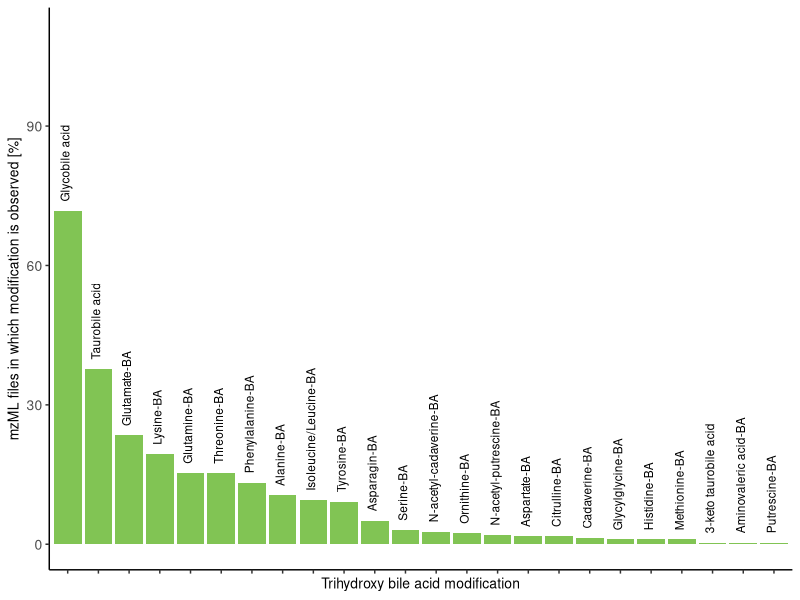
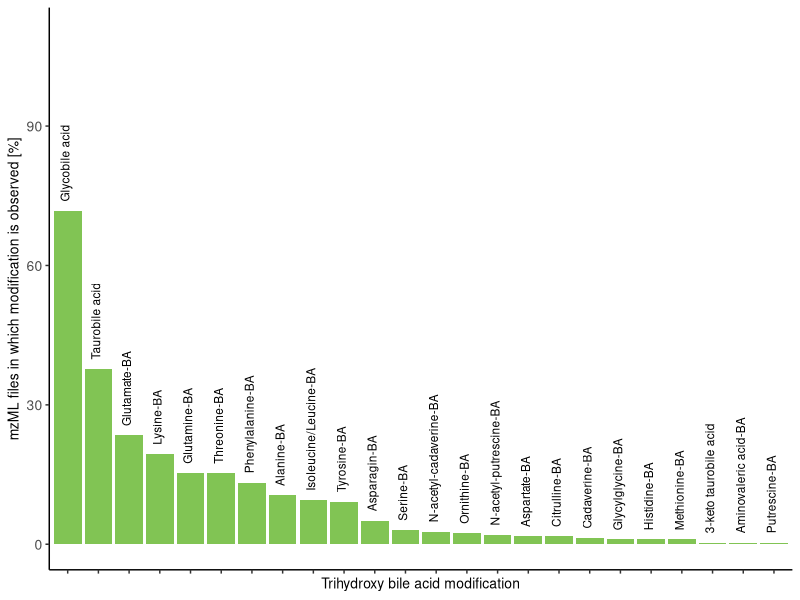

Generate these figures, in order, with R:
required_packages <- c("ggplot2", "data.table")

for (package in required_packages) {
  if (!require(package, character.only = TRUE)) {
    install.packages(package)
  }
}


library(ggplot2)
library(data.table)

dt_plot = fread('./data/bileacid_discovery_frequencies.tsv')

p = 
ggplot(dt_plot, 
       aes(x = reorder(Compound_Name, -unique_prec_mz_by_dataset), y = unique_prec_mz_by_dataset_p)) +
  geom_col(fill = '#81C454') +
  theme_classic() +
  geom_text(aes(label = Compound_Name, y = unique_prec_mz_by_dataset_p + 2), angle = 90, vjust = 0.2, 
            hjust = 0, size = 3, color = 'black') +
  ylab('mzML files in which modification is observed [%]') +
  xlab('Trihydroxy bile acid modification') +
  ylim(0,110) +
  theme(axis.text.y = element_text(size = 10),
        axis.title.x = element_text(size = 10),
        axis.title.y = element_text(size = 10)) +
  theme(axis.text.x = element_blank())
p

#export as pdf a4 width in cm 
ggsave("./figures/Figure_1b.pdf", p, width = 8.5, height = 5, units = "in")